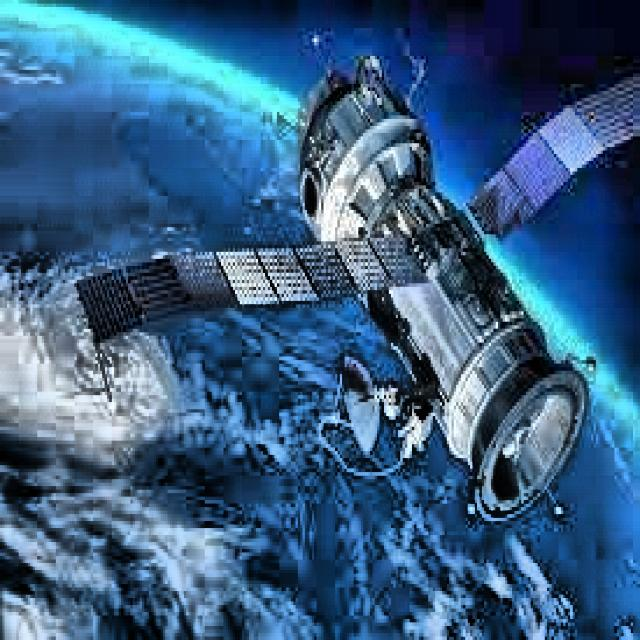
#> input picture CV/exp_2/satellite_9.jpg, 640 x 640 px, found by its file name
$ python exp_2.py
#> lines starting #> are read from the running program, lines starting #| are printed output that depends on the picture
import cv2
import numpy as np

img = cv2.imread("/media/galdrux/galdrux_storage/sem_5/CV/exp_2/satellite_9.jpg")
#> img is the input picture: shape (640, 640, 3); mean B, G, R 130, 93.8, 55.8

if img is None:
    print("Image not found")
    exit()

gray = cv2.cvtColor(img, cv2.COLOR_BGR2GRAY)
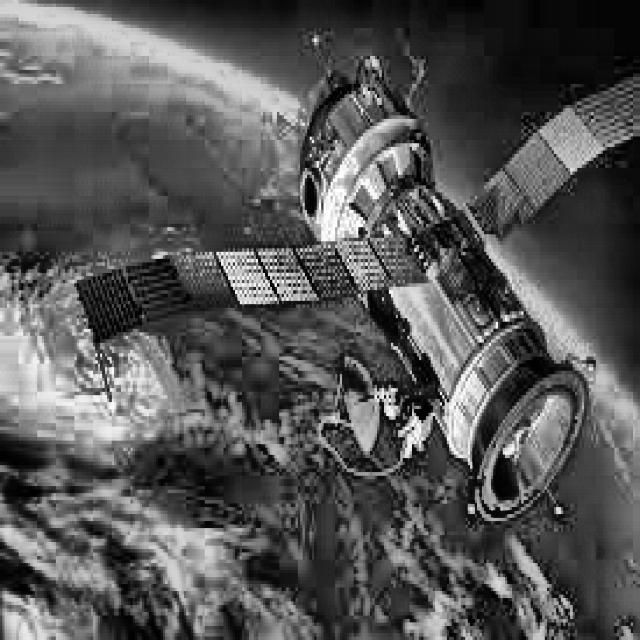
#> gray: shape (640, 640); min 0, max 255, mean 86.6

gaussian = cv2.GaussianBlur(gray, (7, 7), 0)
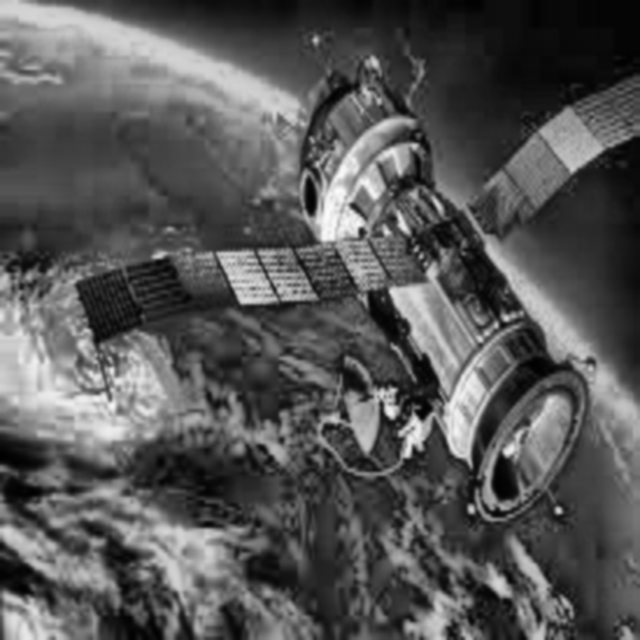
#> gaussian: shape (640, 640); min 0, max 251, mean 86.6

median = cv2.medianBlur(gray, 7)

sharpen_kernel = np.array([[0, -1, 0],
                           [-1, 5, -1],
                           [0, -1, 0]])

sharpened = cv2.filter2D(gray, -1, sharpen_kernel)
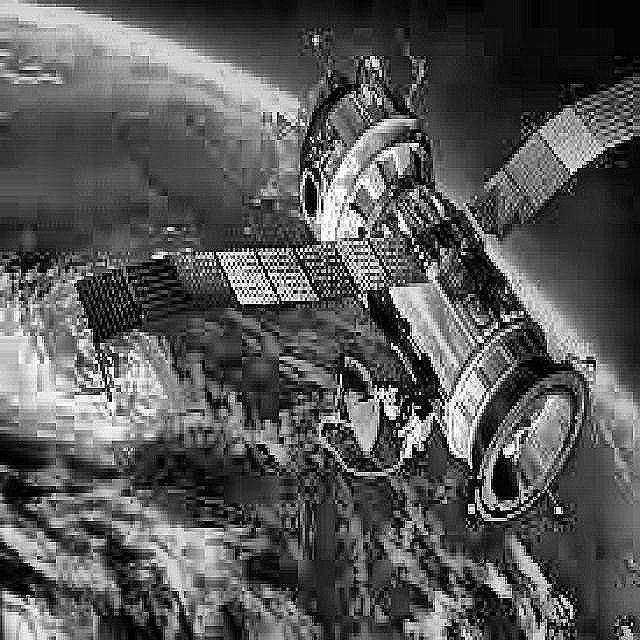
#> sharpened: shape (640, 640); min 0, max 255, mean 87.5

edges = cv2.Canny(gray, 50, 150)
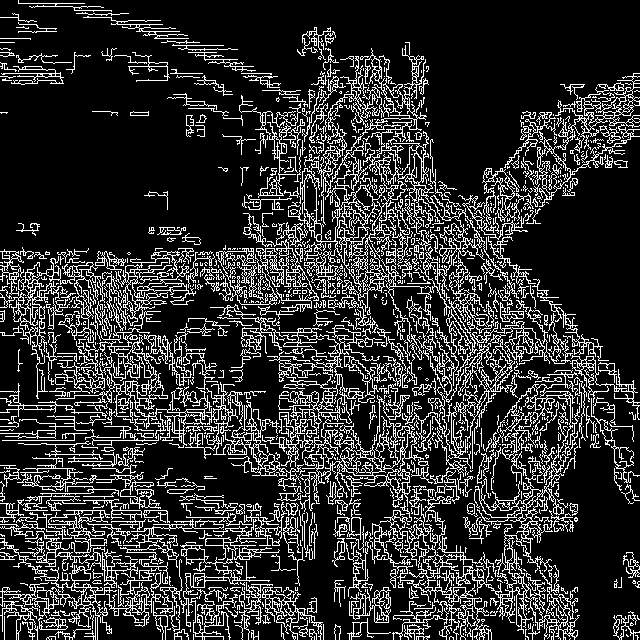
#> edges: shape (640, 640); 18.7% white in thin lines or dots

cv2.imshow("Original", img)
cv2.imshow("Grayscale", gray)
cv2.imshow("Gaussian Blur", gaussian)
cv2.imshow("Median Blur", median)
cv2.imshow("Sharpened", sharpened)
cv2.imshow("Canny Edge Detection", edges)

cv2.imwrite("gray.jpg", gray)
cv2.imwrite("gaussian.jpg", gaussian)
cv2.imwrite("median.jpg", median)
cv2.imwrite("sharpened.jpg", sharpened)
cv2.imwrite("edges.jpg", edges)

cv2.waitKey(0)
cv2.destroyAllWindows()
